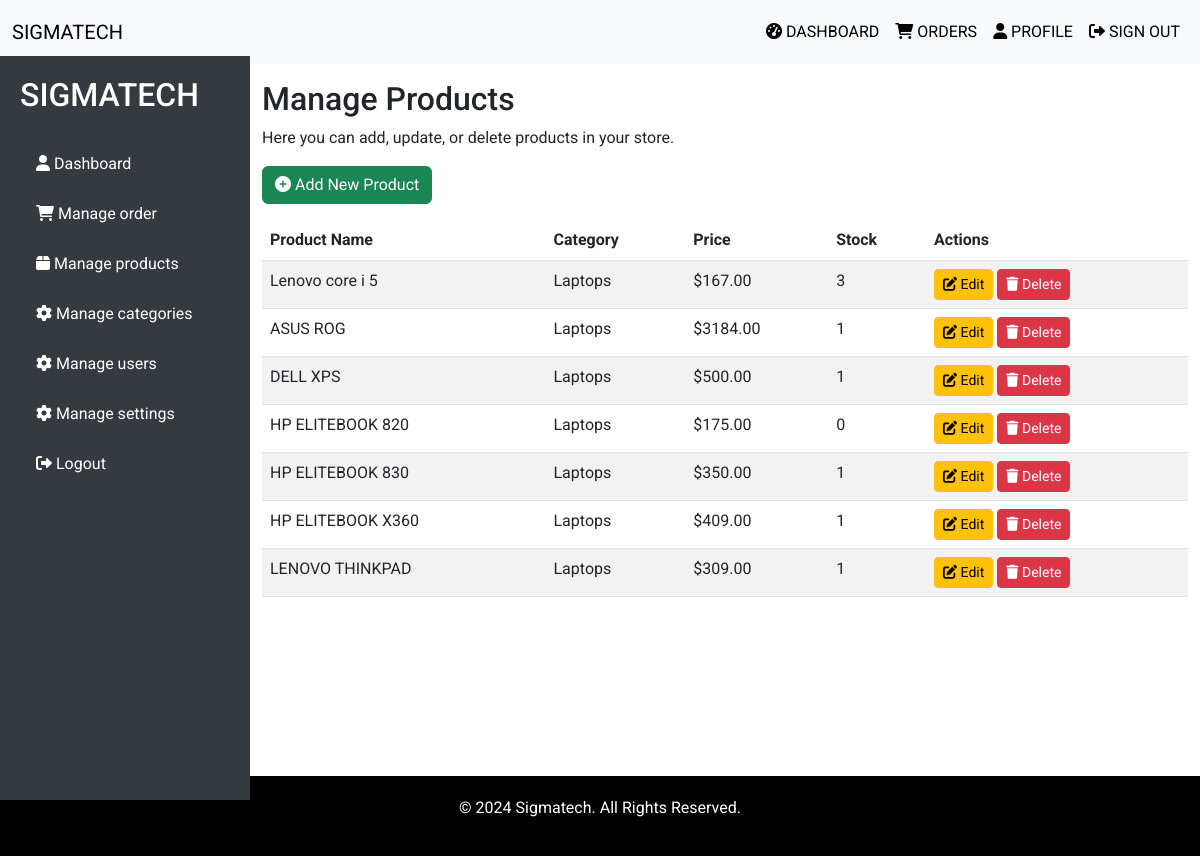
The app's page /dashboard/dashboard/admin/products/ (signed in), older data.
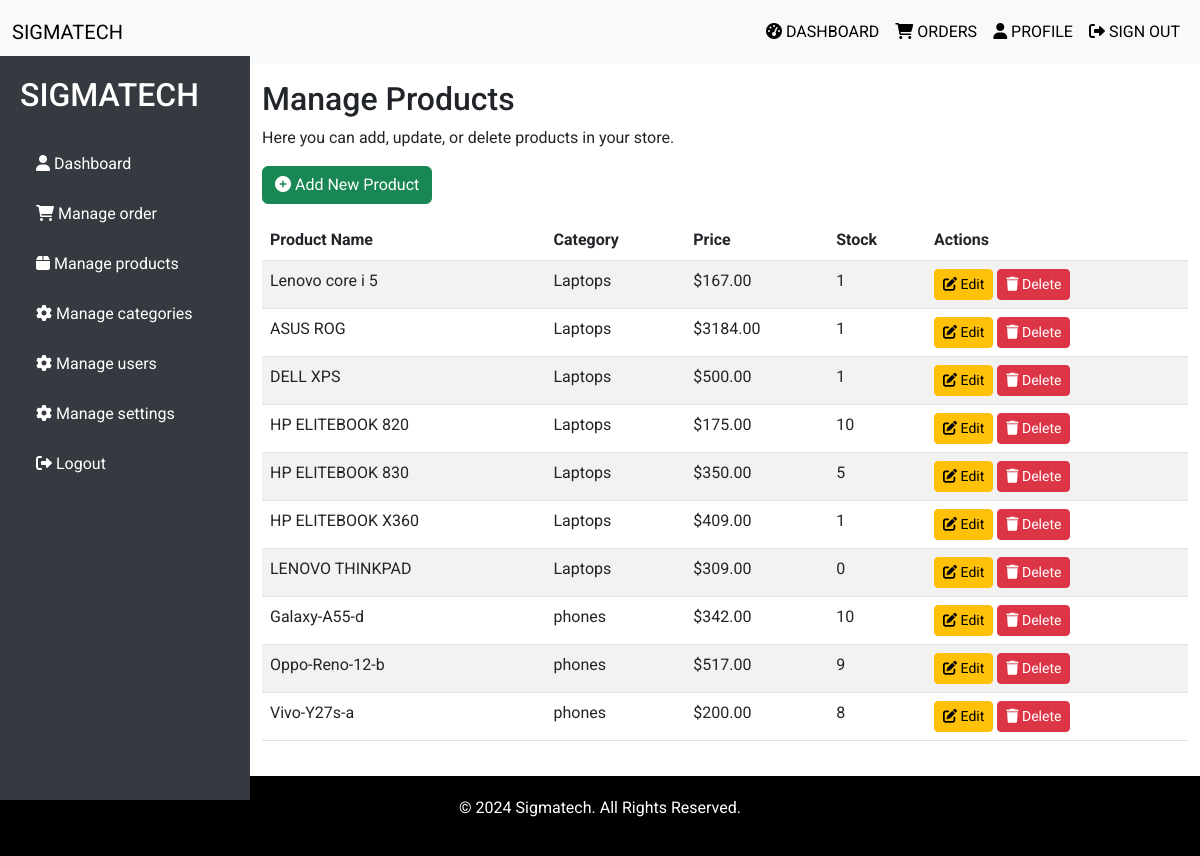
The same page, newer data.
### product/models.py (models this page shows, shortened)
class Product(models.Model):
    name = models.CharField(max_length=100)
    price = models.DecimalField(max_digits=10, decimal_places=2)
    image = models.ImageField(upload_to='products/')
    category = models.ForeignKey(Category, on_delete=models.CASCADE)
    description = models.TextField(null=True)
    quantity = models.PositiveIntegerField(default=1)

class Category(models.Model):
    name = models.CharField(max_length=100)
    image = models.ImageField(upload_to='categories/')
    def __str__(self):
        return self.name

### dashboard/views.py (the view)
# urls.py: path('dashboard/admin/products/', admin_manage_products, name='admin_manage_products'),
@user_passes_test(admin_only)
def admin_manage_products(request):
    products = Product.objects.all()
    return render(request, 'dashboard/manage_products.html', {'products': products})

### dashboard/views.py (called while the page is built)
def admin_only(user):
    return user.is_superuser

### dashboard/templates/dashboard/manage_products.html (shortened to what this page needs)
{% extends 'dashboard/base1.html' %}
{% block content %}
<div class="container-fluid mt-4">
    <h2>Manage Products</h2>
    <p>Here you can add, update, or delete products in your store.</p>
    <a href="{% url 'dashboard:admin_add_product' %}" class="btn btn-success mb-3">
        <i class="fas fa-plus-circle"></i> Add New Product
    </a>
    <div class="table-responsive">
        <table class="table table-striped">
            <thead>
                <tr>
                    <th>Product Name</th>
                    <th>Category</th>
                    <th>Price</th>
                    <th>Stock</th>
                    <th>Actions</th>
                </tr>
            </thead>
            <tbody>
                {% for product in products %}
                <tr>
                    <td>{{ product.name }}</td>
                    <td>{{ product.category }}</td>
                    <td>${{ product.price }}</td>
                    <td>{{ product.quantity }}</td>
                    <td>
                        <a href="{% url 'dashboard:admin_edit_product' product.id %}" class="btn btn-warning btn-sm">
                            <i class="fas fa-edit"></i> Edit
                        </a>
                        <a href="{% url 'dashboard:admin_delete_product' product.id %}" class="btn btn-danger btn-sm">
                            <i class="fas fa-trash"></i> Delete
                        </a>
                    </td>
                </tr>
                {% endfor %}
            </tbody>
        </table>
    </div>
</div>
{% endblock %}

Row changes from the older to the newer data that the page shows:
changed Product "Lenovo core i 5": quantity "3" → "1"
changed Product "HP ELITEBOOK 820": quantity "0" → "10"
changed Product "HP ELITEBOOK 830": quantity "1" → "5"
changed Product "LENOVO THINKPAD": quantity "1" → "0"
added Product: name "Galaxy-A55-d", category "phones", price "342.00", quantity "10"
added Product: name "Oppo-Reno-12-b", category "phones", price "517.00", quantity "9"
added Product: name "Vivo-Y27s-a", category "phones", price "200.00", quantity "8"
